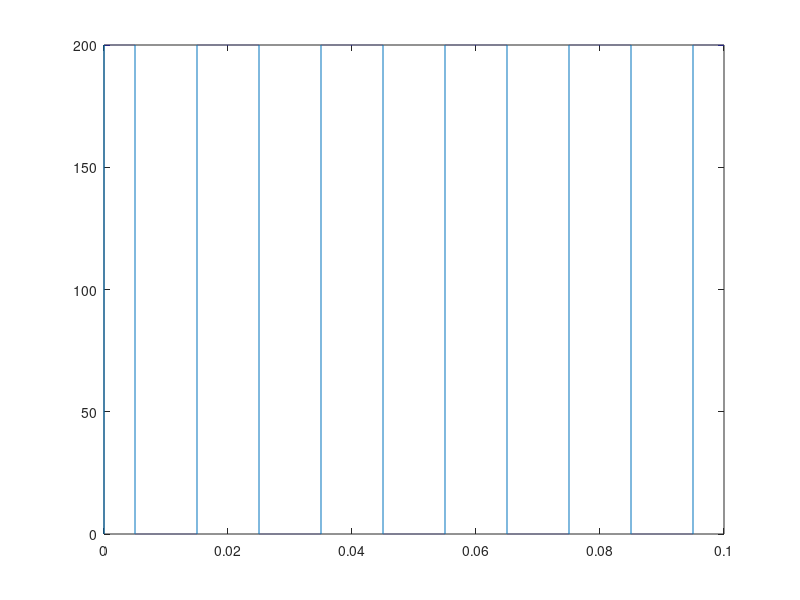

This chart was generated by the following MATLAB code:
ts = 10^(-6);
f = 50;
Vs = 200;
const = 0.5;
t = 0:ts:0.1;
triangle = (sawtooth(2*pi*f*t, 1/2) + 1) / 2;
pulse(1) = 0;
for k=2:length(t)
    if(triangle(k) > const)
        pulse(k) = 0;
    else 
        pulse(k) = Vs;
    end;
end;

plot(t,pulse);